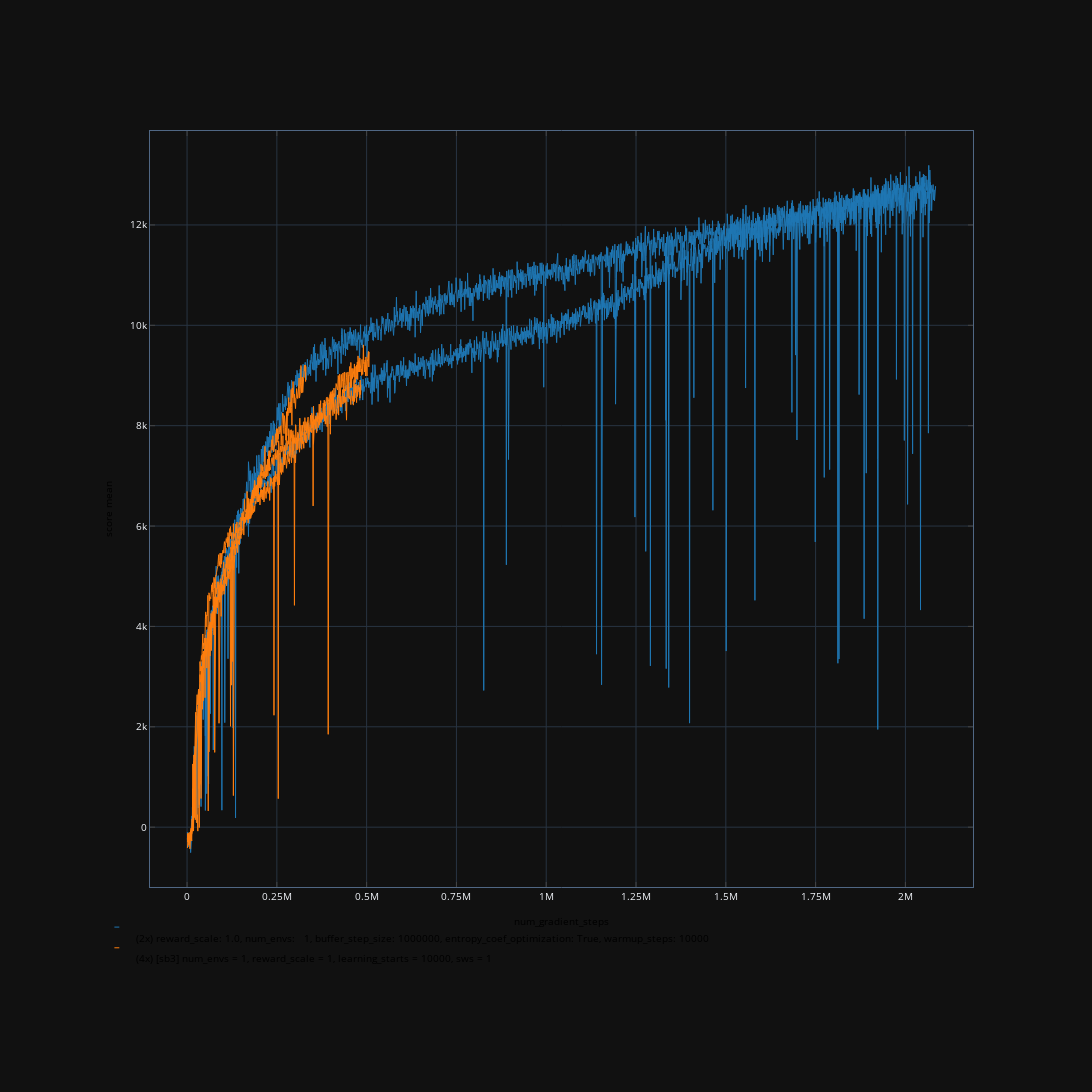

Notebook code cell kept with this figure:
### Code cell
from src.experiment_logging.log_analyzer import DONT_SHOW
from matplotlib.patches import Patch

# plt.close('all')

la = LogAnalyzer()
la.load_log_folder(
    'experiment_logs/HalfCheetah-v4/sac/',
    log_filter=lambda log: '__default' in log['logs_by_category']
)

plt.rcParams["font.family"] = "monospace"
plt.rcParams["font.monospace"] = ["Courier New"]
fig: plt.Figure
ax: plt.Axes
fig, ax = plt.subplots(figsize=(12, 11))

fig.text(.8, .95, get_current_timestamp())

def get_log_group(log: ExperimentLog):
    if 'Debug' in log['experiment_tags']:
        values = {
            'Debug': ', '.join(
                []
                + (['policy'] if len(log['hyper_parameters']['policy']) == 0 else [])
                + (['buffer'] if len(log['hyper_parameters']['buffer']) == 0 else [])
            ),
        }
    else:
        values = {
            'reward_scale': log['hyper_parameters']['buffer']['reward_scale'],
            'num_envs': f"{log['hyper_parameters']['num_envs']:3d}",
            'buffer_step_size': f"{log['hyper_parameters']['buffer']['step_size']:7d}",
            'entropy_coef_optimization': log['hyper_parameters']['entropy_coef'] == 'dynamic',
            'warmup_steps': log['hyper_parameters']['warmup_steps'],
            # 'truncated != done': 'consider_truncated_as_done' in log['hyper_parameters']['buffer'] and not  log['hyper_parameters']['buffer']['consider_truncated_as_done']
        }
        
    return ', '.join([f'{k}: {v}' for k, v in values.items()])

ax.grid()
ax.set(xlabel='num_gradient_steps', ylabel='score mean')
la.plot_logs_grouped(
    lambda item: item['num_gradient_steps'] if item['num_gradient_steps'] > 0 else item['step'] - 10_000, # warmup_steps 
    lambda item: item['scores']['mean'] if item['scores'] is not None else 0 ,
    get_log_group=get_log_group,
    filter_log=lambda log: log['hyper_parameters']['warmup_steps'] == 10000 and 'Debug' not in log['experiment_tags'], #  and log['logs_by_category']['__default'][-1]['step'] > 1e6,
    ax=ax,
    plot_individual=True,
    # mean_plot_kwargs={
    #     'linewidth': 0.0,
    #     'moving_average_window_size': 20,
    #     'moving_average_plot_kwargs': {
    #         'linewidth': 0.0
    #     }
    # },
    mean_plot_kwargs=DONT_SHOW,
    fill_plot_kwargs=DONT_SHOW,
    individual_plot_kwargs={
        'linewidth': 0.5, 
    },
    latest_individual_plot_kwargs={
        'linewidth': 0.99,
        # 'marker': 'o',
        # 'markevery': 5,
        # # 'fillstyle': 'none'
    },
    latest_n_individual_plots=2,
)
# box = ax.get_position()
# ax.set_position([box.x0, box.y0 + box.height * 0.10, box.width, box.height * 0.90])
# 
# handles, labels = plt.gca().get_legend_handles_labels()
# 
# new_handles = [
#     Patch(facecolor=handle.get_color(), label=label)
#     for handle, label in zip(handles, labels, strict=True)
# ]
# 
# ax.legend(handles=new_handles, 
#            handlelength=0.8, handleheight=0.8, loc='upper center', bbox_to_anchor=(0.5, -0.05),
#           ncol=1, fancybox=True, shadow=True)
# fig.show()

from collections import defaultdict
from matplotlib.lines import Line2D
import re
import matplotlib.pyplot as plt
# 
# fig, ax = plt.subplots(figsize=(12, 8))
line2d: Optional[Line2D] = None

entries_by_label: defaultdict[str, list[list[dict]]] = defaultdict(lambda: [])

for data_file in glob.glob('experiment_logs/HalfCheetah-v4/sac_sb3/*.txt'):

    # Initialize variables
    entries = []
    current_entry = {}
    in_entry = False

    with open(data_file, 'r') as f:
        for line in f:
            line = line.strip()
            if line.startswith('---'):
                # Toggle the in_entry flag
                if in_entry:
                    # We're ending an entry
                    entries.append(current_entry)
                    current_entry = {}
                in_entry = not in_entry
            elif in_entry:
                # We're inside an entry
                if line.startswith('|'):
                    # Remove leading and trailing '|', then split by '|'
                    parts = [part.strip() for part in line.strip('|').split('|')]
                    if len(parts) >= 2:
                        key = parts[0]
                        value = parts[1]
                        if key == 'total_timesteps':
                            current_entry['total_timesteps'] = int(value)
                        if key == 'n_updates':
                            current_entry['n_updates'] = int(value)
                        elif key == 'ep_rew_mean':
                            current_entry['ep_rew_mean'] = float(value)

    # # Print the extracted data
    # for idx, entry in enumerate(entries, start=1):
    #     n_updates = entry.get('n_updates', 'N/A')
    #     ep_rew_mean = entry.get('ep_rew_mean', 'N/A')
    #     print(f"Entry {idx}: n_updates = {n_updates}, ep_rew_mean = {ep_rew_mean}")
    
    label = f'[sb3] num_envs = {16 if "envs=16" in data_file else 1}'

    has_reward_scale = "reward_scale=5" in data_file
    label += f', reward_scale = {5 if has_reward_scale else 1}'
    
    label += f', learning_starts = {10000 if "learning_starts=10000" in data_file else 100}'
    
    label += f', sws = {1 if "sws=1" in data_file else 100}'
    
    label += ', debug' if 'debug' in data_file else ''
    
    # label += f', seed = {None if "seed=594371" not in data_file else 594371}'
    
    entries = [entry for entry in entries if 'n_updates' in entry and entry['n_updates'] < 1_500_000]
    
    if 'envs=16' in data_file or 'seed' in data_file:
        continue
    
    if 'learning_starts = 10000' not in label or 'sws = 100' in label:
        continue
    
    entries_by_label[label].append(entries)
    

for label, entries_list in sorted(entries_by_label.items(), key=lambda le: le[0]):
    plot_kwargs = {
        'linewidth': 0.99
    }
    full_label = f'({len(entries_list)}x) {label}'
    line2d = ax.plot(
        [entry['n_updates'] if 'n_updates' in entry else 0 for entry in entries_list[0]],
        [entry['ep_rew_mean'] / (5 if 'reward_scale = 5' in label else 1) for entry in entries_list[0]],
        label=full_label,
        **plot_kwargs
    )[0]
    for entries in entries_list[1:]:
        ax.plot(
            [entry['n_updates'] if 'n_updates' in entry else 0 for entry in entries],
            [entry['ep_rew_mean'] / (5 if 'reward_scale = 5' in label else 1) for entry in entries],
            color=line2d.get_color(),
            label=full_label,
            **plot_kwargs
        )


ax.set_xticks([_ * 250000 for _ in range(7)])
ax.grid(True)
ax.legend()


box = ax.get_position()
ax.set_position([box.x0, box.y0 + box.height * 0.10, box.width, box.height * 0.90])

handles, labels = plt.gca().get_legend_handles_labels()
by_label = dict(zip(labels, handles))
ax.legend(by_label.values(), by_label.keys(), 
           handlelength=0.8, handleheight=0.8, loc='upper center', bbox_to_anchor=(0.5, -0.05),
          ncol=1, fancybox=True, shadow=True, numpoints=1)

with warnings.catch_warnings(action='ignore'):
    pltly = plotly.tools.mpl_to_plotly(fig)
pltly

### Figure 1 — Plotly figure (JSON) as saved in the notebook; plotly's stock layout.template omitted (floating-point values rounded to 4 significant figures; data arrays with more than 128 entries replaced by an {"elided": "..."} marker saying what was removed)
{"data": [{"line": {"color": "rgba (31, 119, 180, 1)", "dash": "solid", "width": 0.99}, "mode": "lines", "name": "(2x) reward_scale: 1.0, num_envs:   1, buffer_step_size: 1000000, entropy_coef_optimization: True, warmup_steps: 10000", "x": {"elided": "2070 float values"}, "xaxis": "x", "y": {"elided": "2070 float values"}, "yaxis": "y", "type": "scatter"}, {"line": {"color": "rgba (31, 119, 180, 1)", "dash": "solid", "width": 0.99}, "mode": "lines", "name": "(2x) reward_scale: 1.0, num_envs:   1, buffer_step_size: 1000000, entropy_coef_optimization: True, warmup_steps: 10000", "x": {"elided": "2084 float values"}, "xaxis": "x", "y": {"elided": "2084 float values"}, "yaxis": "y", "type": "scatter"}, {"line": {"color": "rgba (255, 127, 14, 1)", "dash": "solid", "width": 0.99}, "mode": "lines", "name": "(4x) [sb3] num_envs = 1, reward_scale = 1, learning_starts = 10000, sws = 1", "x": {"elided": "507 float values"}, "xaxis": "x", "y": {"elided": "507 float values"}, "yaxis": "y", "type": "scatter"}, {"line": {"color": "rgba (255, 127, 14, 1)", "dash": "solid", "width": 0.99}, "mode": "lines", "name": "(4x) [sb3] num_envs = 1, reward_scale = 1, learning_starts = 10000, sws = 1", "x": {"elided": "485 float values"}, "xaxis": "x", "y": {"elided": "485 float values"}, "yaxis": "y", "type": "scatter"}, {"line": {"color": "rgba (255, 127, 14, 1)", "dash": "solid", "width": 0.99}, "mode": "lines", "name": "(4x) [sb3] num_envs = 1, reward_scale = 1, learning_starts = 10000, sws = 1", "x": {"elided": "331 float values"}, "xaxis": "x", "y": {"elided": "331 float values"}, "yaxis": "y", "type": "scatter"}, {"line": {"color": "rgba (255, 127, 14, 1)", "dash": "solid", "width": 0.99}, "mode": "lines", "name": "(4x) [sb3] num_envs = 1, reward_scale = 1, learning_starts = 10000, sws = 1", "x": {"elided": "133 float values"}, "xaxis": "x", "y": {"elided": "133 float values"}, "yaxis": "y", "type": "scatter"}], "layout": {"autosize": false, "height": 1100, "hovermode": "closest", "width": 1200, "margin": {"b": 205, "l": 150, "pad": 0, "r": 119, "t": 131}, "xaxis": {"anchor": "y", "domain": [0.0, 1.0], "dtick": 250000, "mirror": "ticks", "range": [-103200.0, 2188000.0], "showgrid": true, "showline": true, "side": "bottom", "tick0": 0, "tickfont": {"size": 10.0}, "ticks": "inside", "type": "linear", "zeroline": false, "title": {"text": "num_gradient_steps", "font": {"color": "#000000", "size": 10.0}}}, "yaxis": {"anchor": "x", "domain": [0.0, 1.0], "mirror": "ticks", "nticks": 9, "range": [-1192.0, 13870.0], "showgrid": true, "showline": true, "side": "left", "tickfont": {"size": 10.0}, "ticks": "inside", "type": "linear", "zeroline": false, "title": {"text": "score mean", "font": {"color": "#000000", "size": 10.0}}}, "shapes": [{"line": {"color": "rgba (31, 119, 180, 1)", "dash": "solid", "width": 0.99}, "type": "line", "x0": -0.04326, "x1": -0.03729, "xref": "paper", "y0": -0.05305, "y1": -0.05305, "yref": "paper"}, {"line": {"color": "rgba (255, 127, 14, 1)", "dash": "solid", "width": 0.99}, "type": "line", "x0": -0.04326, "x1": -0.03729, "xref": "paper", "y0": -0.08042, "y1": -0.08042, "yref": "paper"}], "annotations": [{"align": "left", "font": {"color": "#000000", "size": 10.0}, "opacity": 1, "showarrow": false, "text": "(2x) reward_scale: 1.0, num_envs:   1, buffer_step_size: 1000000, entropy_coef_optimization: True, warmup_steps: 10000", "x": -0.01937, "xanchor": "left", "xref": "paper", "y": -0.07871, "yanchor": "bottom", "yref": "paper"}, {"align": "left", "font": {"color": "#000000", "size": 10.0}, "opacity": 1, "showarrow": false, "text": "(4x) [sb3] num_envs = 1, reward_scale = 1, learning_starts = 10000, sws = 1", "x": -0.01937, "xanchor": "left", "xref": "paper", "y": -0.1061, "yanchor": "bottom", "yref": "paper"}], "showlegend": false}}
